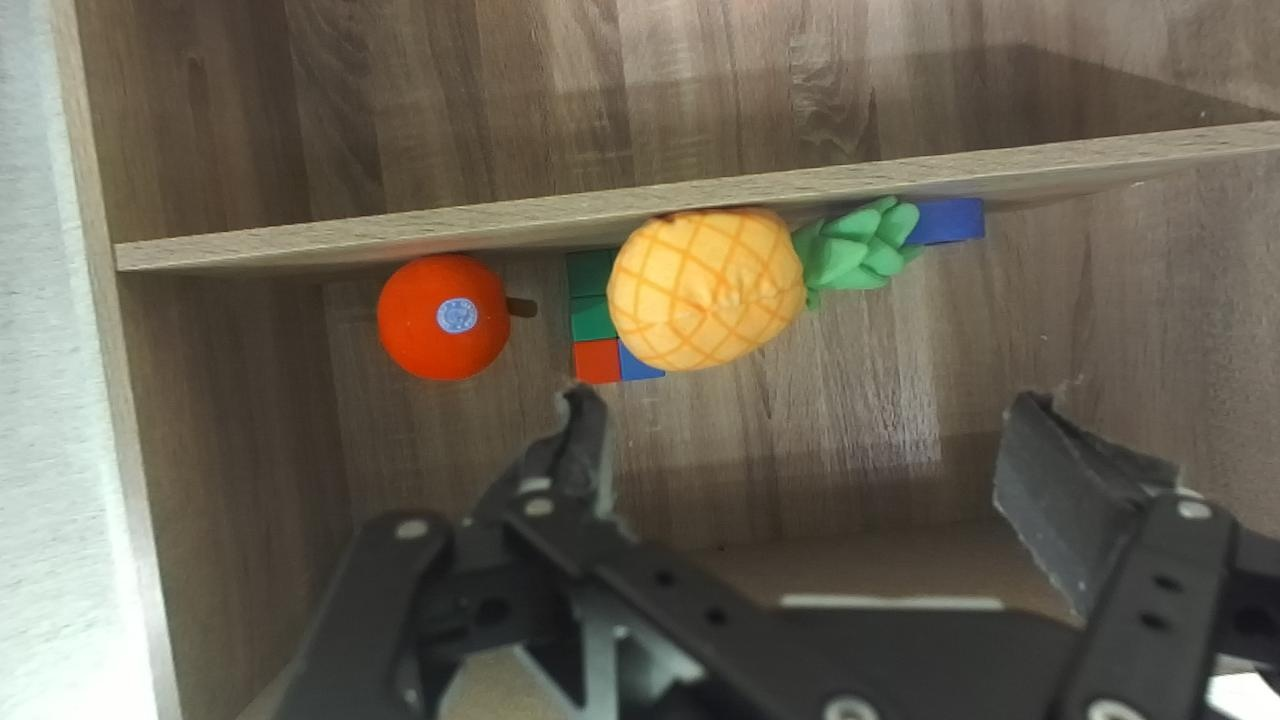
#> input picture src/reward_pipeline/color_seg_config/example_pineapple.jpg, 1280 x 720 px
$ python create_color_segmentation.py ../color_seg_config ../color_seg_config/example_pineapple.jpg
#> lines starting #> are read from the running program, lines starting #| are printed output that depends on the picture
"""
This script creates a color segmentation mask from an input image and can apply it to a video.
The user can click on an object to sample its color and adjust HSV thresholds.
The user can also define a crop region by clicking two points for the top-left and bottom-right corners.
"""

import numpy as np
import cv2
import os
import yaml
import sys
import json

class ColorSegmentation:
    def __init__(self, image_path, video_path=None, output_dir='results_pi0', config_output_path=None):
        self.image_path = image_path
        self.video_path = video_path

        if not os.path.exists(image_path):
            raise FileNotFoundError(f"Image not found: {image_path}")

        if video_path and not os.path.exists(video_path):
            raise FileNotFoundError(f"Video not found: {video_path}")

        self.image = cv2.imread(image_path)
        if self.image is None:
            raise ValueError(f"Failed to load image: {image_path}")

        os.makedirs(output_dir, exist_ok=True)
        self.config_output_path = config_output_path
        os.makedirs(config_output_path, exist_ok=True)

        self.clicked_colors = []
        self.hsv_lower = np.array([0, 0, 0])
        self.hsv_upper = np.array([179, 255, 255])

        self.crop_mode = False
        self.crop_points = []
        self.crop_region = None  # (x1, y1, x2, y2)

        self.window_name = "Color Segmentation"
        self.click_count = 0
        self.mouse_pos = (0, 0)

    # [59 lines left out: function mouse_callback, not called in this run]

    def create_trackbars(self):
        """Create trackbars for adjusting HSV thresholds"""
        def nothing(x):
            pass

        # Create trackbars
        cv2.createTrackbar('HMin', self.window_name, 0, 179, nothing)
        cv2.createTrackbar('SMin', self.window_name, 0, 255, nothing)
        cv2.createTrackbar('VMin', self.window_name, 0, 255, nothing)
        cv2.createTrackbar('HMax', self.window_name, 179, 179, nothing)
        cv2.createTrackbar('SMax', self.window_name, 255, 255, nothing)
        cv2.createTrackbar('VMax', self.window_name, 255, 255, nothing)

    def get_threshold_values(self):
        """Get current threshold values from trackbars"""
        h_min = cv2.getTrackbarPos('HMin', self.window_name)
        s_min = cv2.getTrackbarPos('SMin', self.window_name)
        v_min = cv2.getTrackbarPos('VMin', self.window_name)
        h_max = cv2.getTrackbarPos('HMax', self.window_name)
        s_max = cv2.getTrackbarPos('SMax', self.window_name)
        v_max = cv2.getTrackbarPos('VMax', self.window_name)

        self.hsv_lower = np.array([h_min, s_min, v_min])
        self.hsv_upper = np.array([h_max, s_max, v_max])

        return self.hsv_lower, self.hsv_upper

    def apply_mask(self, frame):
        """Apply color segmentation mask to the frame"""
        # Convert to HSV
        hsv_frame = cv2.cvtColor(frame, cv2.COLOR_BGR2HSV)

        # Get current threshold values
        lower, upper = self.get_threshold_values()

        # Create mask
        mask = cv2.inRange(hsv_frame, lower, upper)

        # Apply mask
        result = cv2.bitwise_and(frame, frame, mask=mask)

        return mask, result

    # [47 lines left out: functions apply_mask_without_window, apply_crop, not called in this run]

    def draw_crop_region(self, frame):
        """Draw the crop region or crop points on the frame"""
        vis_frame = frame.copy()

        # Draw crop region if it exists
        if self.crop_region is not None:
            x1, y1, x2, y2 = self.crop_region
            cv2.rectangle(vis_frame, (x1, y1), (x2, y2), (0, 0, 255), 2)

        # Draw crop points if in crop mode
        if self.crop_mode and len(self.crop_points) > 0:
            for i, point in enumerate(self.crop_points):
                cv2.circle(vis_frame, point, 5, (0, 0, 255), -1)
                cv2.putText(vis_frame, f"P{i+1}", (point[0]+10, point[1]+10),
                        cv2.FONT_HERSHEY_SIMPLEX, 0.7, (0, 0, 255), 2)

            # If one point is selected, draw a rectangle from that point to current mouse position
            if len(self.crop_points) == 1:
                cv2.rectangle(vis_frame, self.crop_points[0], self.mouse_pos, (0, 0, 255), 2)

        return vis_frame

    # [62 lines left out: function process_video, not called in this run]

    def run(self):
        """Run the color segmentation tool with the static image"""
        print("Starting color segmentation tool...")
        print("Click on objects to sample colors")
        print("Adjust sliders to fine-tune the color range")
        print("Press 'C' to define crop region (requires 2 clicks for corners)")
        print("Press 'S' to save current configuration")
        print("Press 'V' to process video (if provided)")
        print("Press 'R' to reset")
        print("Press 'ESC' to exit")

        # Create window and trackbars
        cv2.namedWindow(self.window_name, cv2.WINDOW_NORMAL)
        self.create_trackbars()

        # Set mouse callback
        cv2.setMouseCallback(self.window_name, self.mouse_callback, self.image)

        try:
            while True:
                # Use the loaded image instead of camera frames
                rgb_frame = self.image.copy()

                # Apply mask
                mask, result = self.apply_mask(rgb_frame)

                # Draw crop region
                vis_rgb = self.draw_crop_region(rgb_frame)
                vis_result = self.draw_crop_region(result)

                # Show cropped version if crop region exists
                if self.crop_region is not None and not self.crop_mode:
                    # Apply crop
                    cropped_frame, cropped_mask, cropped_result = self.apply_crop(rgb_frame, mask, result)

                    # Create small visualization of cropped view
                    # Add a small inset of the cropped region
                    h, w = cropped_frame.shape[:2]
                    max_inset_size = 200
                    scale = min(max_inset_size / w, max_inset_size / h)
                    inset_w, inset_h = int(w * scale), int(h * scale)

                    cropped_resized = cv2.resize(cropped_frame, (inset_w, inset_h))
                    cropped_result_resized = cv2.resize(cropped_result, (inset_w, inset_h))

                    # Create a border around the inset
                    cropped_resized = cv2.copyMakeBorder(cropped_resized, 2, 2, 2, 2, cv2.BORDER_CONSTANT, value=(0, 0, 255))
                    cropped_result_resized = cv2.copyMakeBorder(cropped_result_resized, 2, 2, 2, 2, cv2.BORDER_CONSTANT, value=(0, 0, 255))

                    # Overlay the insets at the bottom right
                    h_main, w_main = vis_rgb.shape[:2]
                    h_inset, w_inset = cropped_resized.shape[:2]

                    # Position the insets
                    x_offset = w_main - w_inset - 10
                    y_offset = h_main - h_inset - 10

                    # Add the insets
                    vis_rgb[y_offset:y_offset+h_inset, x_offset:x_offset+w_inset] = cropped_resized
                    vis_result[y_offset:y_offset+h_inset, x_offset:x_offset+w_inset] = cropped_result_resized

                vis_image = np.hstack([vis_rgb, vis_result])

                text = f"HSV Range: [{self.hsv_lower[0]},{self.hsv_lower[1]},{self.hsv_lower[2]}] - [{self.hsv_upper[0]},{self.hsv_upper[1]},{self.hsv_upper[2]}]"
                cv2.putText(vis_image, text, (10, 30), cv2.FONT_HERSHEY_SIMPLEX, 0.7, (0, 255, 0), 2)
                cv2.putText(vis_image, f"Clicked points: {self.click_count}", (10, 60), cv2.FONT_HERSHEY_SIMPLEX, 0.7, (0, 255, 0), 2)

                crop_status = "CROP MODE ACTIVE - Click two points" if self.crop_mode else ""
                if self.crop_region is not None and not self.crop_mode:
                    x1, y1, x2, y2 = self.crop_region
                    crop_status = f"Crop region: ({x1},{y1}) to ({x2},{y2})"

                cv2.putText(vis_image, crop_status, (10, 90), cv2.FONT_HERSHEY_SIMPLEX, 0.7, (0, 0, 255), 2)
                cv2.imshow(self.window_name, vis_image)

                key = cv2.waitKey(1)
                if key == 27:  # ESC
                    break
                elif key == ord('s'):  # Save configuration
                    hsv_ranges = {
                        'lower': self.hsv_lower.tolist(),
                        'upper': self.hsv_upper.tolist()
                    }

                    if self.crop_region is not None:
                        hsv_ranges['crop_region'] = self.crop_region

                    yaml_path = os.path.join(self.config_output_path, 'color_segmentation_config.yaml')
                    with open(yaml_path, 'w') as f:
                        yaml.dump(hsv_ranges, f, default_flow_style=False)
                    print(f"Saved configuration to {yaml_path}")
                    np.save(os.path.join(self.config_output_path, 'hsv_ranges.npy'), hsv_ranges)

                    cv2.imwrite(os.path.join(self.config_output_path, 'original.jpg'), rgb_frame)
                    cv2.imwrite(os.path.join(self.config_output_path, 'mask.jpg'), mask)
                    cv2.imwrite(os.path.join(self.config_output_path, 'result.jpg'), result)

                    # Save cropped images if crop region exists
                    if self.crop_region is not None:
                        cropped_frame, cropped_mask, cropped_result = self.apply_crop(rgb_frame, mask, result)
                        cv2.imwrite(os.path.join(self.config_output_path, 'cropped_original.jpg'), cropped_frame)
                        cv2.imwrite(os.path.join(self.config_output_path, 'cropped_mask.jpg'), cropped_mask)
                        cv2.imwrite(os.path.join(self.config_output_path, 'cropped_result.jpg'), cropped_result)
                    print(f"Saved images to {self.config_output_path}")

                elif key == ord('v'):  # Process video if provided
                    if self.video_path:
                        print("Processing video...")
                        self.process_video()
                    else:
                        print("No video path provided. Skipping video processing.")
                elif key == ord('r'):  # Reset
                    self.clicked_colors = []
                    self.click_count = 0
                    self.crop_mode = False
                    self.crop_points = []
                    self.crop_region = None
                    cv2.setTrackbarPos('HMin', self.window_name, 0)
                    cv2.setTrackbarPos('SMin', self.window_name, 0)
                    cv2.setTrackbarPos('VMin', self.window_name, 0)
                    cv2.setTrackbarPos('HMax', self.window_name, 179)
                    cv2.setTrackbarPos('SMax', self.window_name, 255)
                    cv2.setTrackbarPos('VMax', self.window_name, 255)
                    print("Reset color selection and crop region")
                elif key == ord('c'):  # Enter crop mode
                    self.crop_mode = True
                    self.crop_points = []
                    print("Entering crop mode. Click two points to define crop region.")
        finally:
            cv2.destroyAllWindows()


if __name__ == "__main__":
    TRAJ_ROOT = sys.argv[1]
    example_image_path = sys.argv[2]

    DATA_DIRS = ["success", "failure"]
    OUTPUT_DIR = "color_segmentation"
    NPY_OUTPUT_DIR = "color_segmentation_npy"
    CONFIG_OUTPUT_DIR = "color_seg_config"
    CONFIG_OUTPUT_PATH = os.path.join(TRAJ_ROOT, CONFIG_OUTPUT_DIR)
    YAML_OUTPUT_PATH = os.path.join(CONFIG_OUTPUT_PATH, "color_segmentation_config.yaml")
    VISUALIZE = True # turn off for speed
    CXCY = (640, 200)
    TARGET_SIDE_LENGTH = 400

    h, w = cv2.imread(example_image_path).shape[:2]
#> h = 720; w = 1280
    segmentation = ColorSegmentation(example_image_path, video_path=None, output_dir=CONFIG_OUTPUT_DIR, config_output_path=CONFIG_OUTPUT_PATH)
#> in __init__, self.image is the input picture: shape (720, 1280, 3); mean B, G, R 84.5, 98.9, 106.1
    segmentation.run()
#> in apply_mask, `hsv_frame = cv2.cvtColor(frame, cv2.COLOR_BGR2HSV)`: hsv_frame: shape (720, 1280, 3); mean H, S, V 30.5, 57.5, 108.9
#> in apply_mask, `mask = cv2.inRange(hsv_frame, lower, upper)`: mask: shape (720, 1280); every value is 255
#> in run, `vis_image = np.hstack([vis_rgb, vis_result])`:
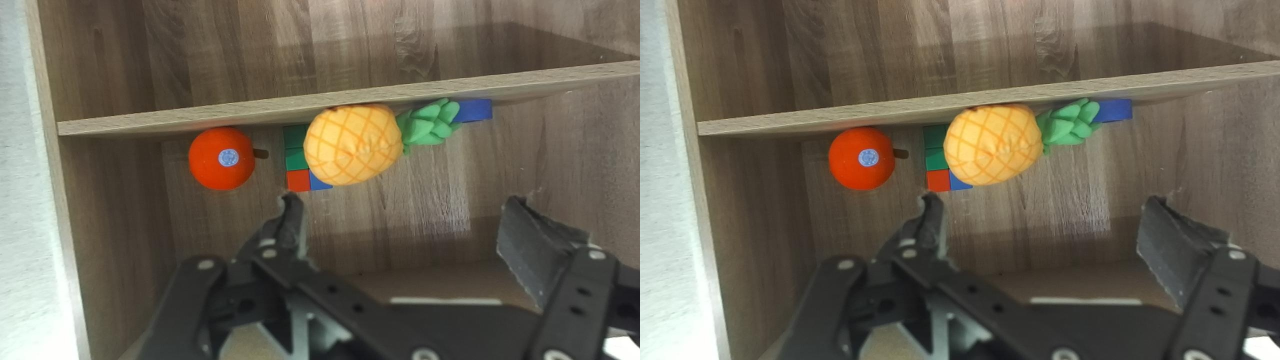
#> vis_image: shape (720, 2560, 3) (shown at 1/2 size); mean B, G, R 84.5, 98.9, 106.1
#> in run, `cv2.putText(vis_image, f"Clicked points: {self.click_count}", (10, 60)..`:
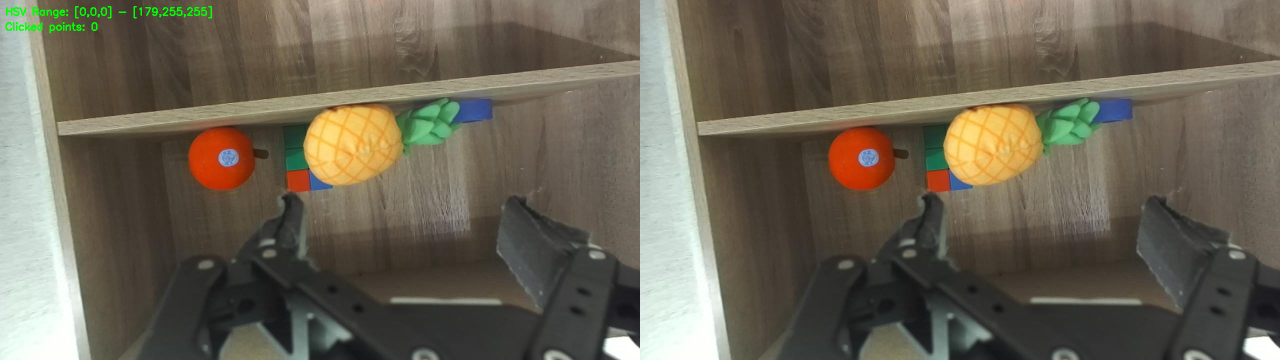
#> vis_image: shape (720, 2560, 3) (shown at 1/2 size); mean B, G, R 84.3, 99.2, 105.8
#> (key Esc is pressed here)

    for data_dir in DATA_DIRS:
#> (the run stopped early here; a loop or call above may not have finished)
